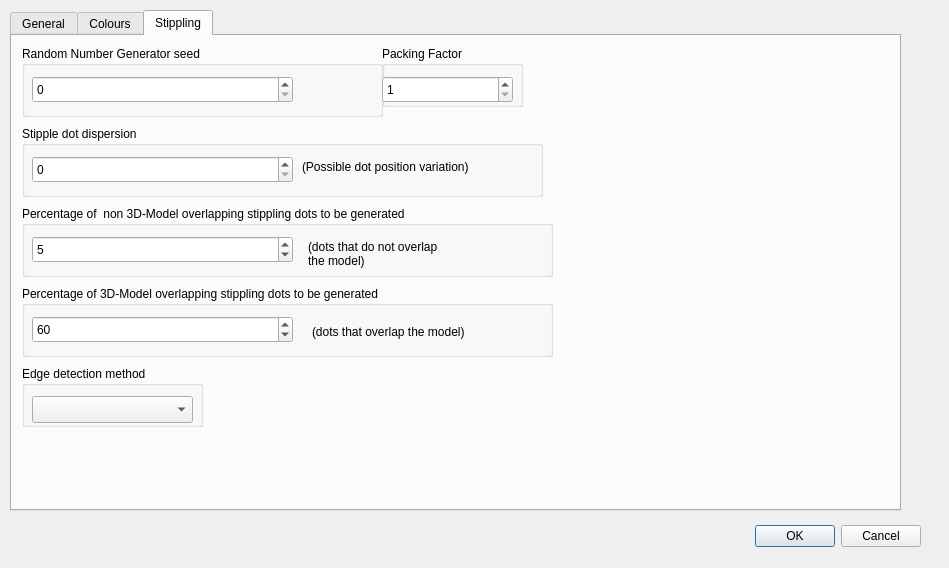
<?xml version="1.0" encoding="UTF-8"?>
<ui version="4.0">
 <class>ConfigurationDialog</class>
 <widget class="QDialog" name="ConfigurationDialog">
  <property name="geometry">
   <rect>
    <x>0</x>
    <y>0</y>
    <width>949</width>
    <height>568</height>
   </rect>
  </property>
  <property name="windowTitle">
   <string>General Configuration</string>
  </property>
  <widget class="QDialogButtonBox" name="buttonBox">
   <property name="geometry">
    <rect>
     <x>580</x>
     <y>520</y>
     <width>341</width>
     <height>32</height>
    </rect>
   </property>
   <property name="orientation">
    <enum>Qt::Horizontal</enum>
   </property>
   <property name="standardButtons">
    <set>QDialogButtonBox::Cancel|QDialogButtonBox::Ok</set>
   </property>
  </widget>
  <widget class="QTabWidget" name="tabWidget">
   <property name="geometry">
    <rect>
     <x>10</x>
     <y>10</y>
     <width>891</width>
     <height>501</height>
    </rect>
   </property>
   <property name="currentIndex">
    <number>2</number>
   </property>
   <widget class="QWidget" name="tab_general">
    <attribute name="title">
     <string>General</string>
    </attribute>
    <widget class="QGroupBox" name="groupBox_9">
     <property name="geometry">
      <rect>
       <x>10</x>
       <y>10</y>
       <width>361</width>
       <height>211</height>
      </rect>
     </property>
     <property name="title">
      <string>Visualization rendering</string>
     </property>
     <widget class="QCheckBox" name="useTileRendering">
      <property name="geometry">
       <rect>
        <x>20</x>
        <y>40</y>
        <width>331</width>
        <height>21</height>
       </rect>
      </property>
      <property name="text">
       <string>Render on multiple textures (tile rendering)</string>
      </property>
     </widget>
     <widget class="QGroupBox" name="groupBox_10">
      <property name="geometry">
       <rect>
        <x>20</x>
        <y>80</y>
        <width>261</width>
        <height>121</height>
       </rect>
      </property>
      <property name="title">
       <string>Tile size</string>
      </property>
      <widget class="QSpinBox" name="tileWidth">
       <property name="geometry">
        <rect>
         <x>70</x>
         <y>30</y>
         <width>181</width>
         <height>27</height>
        </rect>
       </property>
       <property name="minimum">
        <number>1</number>
       </property>
       <property name="maximum">
        <number>16000</number>
       </property>
      </widget>
      <widget class="QSpinBox" name="tileHeight">
       <property name="geometry">
        <rect>
         <x>70</x>
         <y>60</y>
         <width>181</width>
         <height>27</height>
        </rect>
       </property>
       <property name="minimum">
        <number>1</number>
       </property>
       <property name="maximum">
        <number>16000</number>
       </property>
      </widget>
      <widget class="QLabel" name="label">
       <property name="geometry">
        <rect>
         <x>10</x>
         <y>30</y>
         <width>67</width>
         <height>31</height>
        </rect>
       </property>
       <property name="text">
        <string>Width:</string>
       </property>
      </widget>
      <widget class="QLabel" name="label_2">
       <property name="geometry">
        <rect>
         <x>10</x>
         <y>56</y>
         <width>67</width>
         <height>31</height>
        </rect>
       </property>
       <property name="text">
        <string>Heigth:</string>
       </property>
      </widget>
     </widget>
    </widget>
   </widget>
   <widget class="QWidget" name="tab_colors">
    <attribute name="title">
     <string>Colours</string>
    </attribute>
    <widget class="QGroupBox" name="groupBox">
     <property name="geometry">
      <rect>
       <x>10</x>
       <y>10</y>
       <width>231</width>
       <height>291</height>
      </rect>
     </property>
     <property name="title">
      <string>Entity</string>
     </property>
     <widget class="QPushButton" name="colorButtonEntityPositionCP">
      <property name="geometry">
       <rect>
        <x>20</x>
        <y>130</y>
        <width>91</width>
        <height>61</height>
       </rect>
      </property>
      <property name="text">
       <string>Position</string>
      </property>
     </widget>
     <widget class="QPushButton" name="colorButtonEntityResizeCP">
      <property name="geometry">
       <rect>
        <x>120</x>
        <y>130</y>
        <width>91</width>
        <height>61</height>
       </rect>
      </property>
      <property name="text">
       <string>Resize</string>
      </property>
     </widget>
     <widget class="QPushButton" name="colorButtonEntityRotateCP">
      <property name="geometry">
       <rect>
        <x>20</x>
        <y>200</y>
        <width>91</width>
        <height>61</height>
       </rect>
      </property>
      <property name="text">
       <string>Rotation</string>
      </property>
     </widget>
     <widget class="QPushButton" name="colorButtonEntityScaleCP">
      <property name="geometry">
       <rect>
        <x>120</x>
        <y>200</y>
        <width>91</width>
        <height>61</height>
       </rect>
      </property>
      <property name="text">
       <string>Scale</string>
      </property>
     </widget>
     <widget class="QPushButton" name="colorButtonEntityWires">
      <property name="geometry">
       <rect>
        <x>70</x>
        <y>50</y>
        <width>91</width>
        <height>61</height>
       </rect>
      </property>
      <property name="text">
       <string>Wires</string>
      </property>
     </widget>
    </widget>
    <widget class="QGroupBox" name="groupBox_2">
     <property name="geometry">
      <rect>
       <x>250</x>
       <y>10</y>
       <width>131</width>
       <height>281</height>
      </rect>
     </property>
     <property name="title">
      <string>Floor</string>
     </property>
     <widget class="QPushButton" name="colorButtonFloorWires">
      <property name="geometry">
       <rect>
        <x>20</x>
        <y>50</y>
        <width>91</width>
        <height>61</height>
       </rect>
      </property>
      <property name="text">
       <string>Wires</string>
      </property>
     </widget>
    </widget>
   </widget>
   <widget class="QWidget" name="tab_stippling">
    <property name="enabled">
     <bool>true</bool>
    </property>
    <attribute name="title">
     <string>Stippling</string>
    </attribute>
    <widget class="QGroupBox" name="groupBox_3">
     <property name="geometry">
      <rect>
       <x>10</x>
       <y>10</y>
       <width>361</width>
       <height>71</height>
      </rect>
     </property>
     <property name="title">
      <string>Random Number Generator seed</string>
     </property>
     <widget class="QSpinBox" name="rngSeed">
      <property name="geometry">
       <rect>
        <x>10</x>
        <y>30</y>
        <width>261</width>
        <height>27</height>
       </rect>
      </property>
      <property name="maximum">
       <number>999999999</number>
      </property>
     </widget>
    </widget>
    <widget class="QGroupBox" name="groupBox_4">
     <property name="geometry">
      <rect>
       <x>10</x>
       <y>90</y>
       <width>521</width>
       <height>71</height>
      </rect>
     </property>
     <property name="title">
      <string>Stipple dot dispersion</string>
     </property>
     <widget class="QSpinBox" name="stippleDotDispersion">
      <property name="geometry">
       <rect>
        <x>10</x>
        <y>30</y>
        <width>261</width>
        <height>27</height>
       </rect>
      </property>
      <property name="maximum">
       <number>999999999</number>
      </property>
     </widget>
     <widget class="QLabel" name="label_5">
      <property name="geometry">
       <rect>
        <x>280</x>
        <y>20</y>
        <width>231</width>
        <height>41</height>
       </rect>
      </property>
      <property name="text">
       <string>(Possible dot position variation)</string>
      </property>
     </widget>
    </widget>
    <widget class="QGroupBox" name="groupBox_5">
     <property name="geometry">
      <rect>
       <x>10</x>
       <y>170</y>
       <width>531</width>
       <height>71</height>
      </rect>
     </property>
     <property name="title">
      <string>Percentage of  non 3D-Model overlapping stippling dots to be generated</string>
     </property>
     <widget class="QSpinBox" name="unmodeledStipplingChance">
      <property name="geometry">
       <rect>
        <x>10</x>
        <y>30</y>
        <width>261</width>
        <height>27</height>
       </rect>
      </property>
      <property name="maximum">
       <number>100</number>
      </property>
      <property name="singleStep">
       <number>1</number>
      </property>
      <property name="value">
       <number>5</number>
      </property>
     </widget>
     <widget class="QLabel" name="label_3">
      <property name="geometry">
       <rect>
        <x>286</x>
        <y>27</y>
        <width>221</width>
        <height>41</height>
       </rect>
      </property>
      <property name="text">
       <string>(dots that do not overlap 
the model)</string>
      </property>
     </widget>
    </widget>
    <widget class="QGroupBox" name="groupBox_6">
     <property name="geometry">
      <rect>
       <x>10</x>
       <y>250</y>
       <width>531</width>
       <height>71</height>
      </rect>
     </property>
     <property name="title">
      <string>Percentage of 3D-Model overlapping stippling dots to be generated</string>
     </property>
     <widget class="QSpinBox" name="modeledStipplingChance">
      <property name="geometry">
       <rect>
        <x>10</x>
        <y>30</y>
        <width>261</width>
        <height>27</height>
       </rect>
      </property>
      <property name="maximum">
       <number>100</number>
      </property>
      <property name="value">
       <number>60</number>
      </property>
     </widget>
     <widget class="QLabel" name="label_4">
      <property name="geometry">
       <rect>
        <x>290</x>
        <y>30</y>
        <width>221</width>
        <height>31</height>
       </rect>
      </property>
      <property name="text">
       <string>(dots that overlap the model)</string>
      </property>
     </widget>
    </widget>
    <widget class="QGroupBox" name="groupBox_7">
     <property name="geometry">
      <rect>
       <x>10</x>
       <y>330</y>
       <width>181</width>
       <height>61</height>
      </rect>
     </property>
     <property name="title">
      <string>Edge detection method</string>
     </property>
     <widget class="QComboBox" name="edgeDetectionMethod">
      <property name="geometry">
       <rect>
        <x>10</x>
        <y>30</y>
        <width>161</width>
        <height>27</height>
       </rect>
      </property>
     </widget>
    </widget>
    <widget class="QGroupBox" name="groupBox_8">
     <property name="geometry">
      <rect>
       <x>370</x>
       <y>10</y>
       <width>141</width>
       <height>61</height>
      </rect>
     </property>
     <property name="title">
      <string>Packing Factor</string>
     </property>
     <widget class="QSpinBox" name="packingFactor">
      <property name="geometry">
       <rect>
        <x>0</x>
        <y>30</y>
        <width>131</width>
        <height>27</height>
       </rect>
      </property>
      <property name="minimum">
       <number>1</number>
      </property>
      <property name="maximum">
       <number>9</number>
      </property>
     </widget>
    </widget>
   </widget>
  </widget>
 </widget>
 <resources/>
 <connections>
  <connection>
   <sender>buttonBox</sender>
   <signal>accepted()</signal>
   <receiver>ConfigurationDialog</receiver>
   <slot>accept()</slot>
   <hints>
    <hint type="sourcelabel">
     <x>248</x>
     <y>254</y>
    </hint>
    <hint type="destinationlabel">
     <x>157</x>
     <y>274</y>
    </hint>
   </hints>
  </connection>
  <connection>
   <sender>buttonBox</sender>
   <signal>rejected()</signal>
   <receiver>ConfigurationDialog</receiver>
   <slot>reject()</slot>
   <hints>
    <hint type="sourcelabel">
     <x>316</x>
     <y>260</y>
    </hint>
    <hint type="destinationlabel">
     <x>286</x>
     <y>274</y>
    </hint>
   </hints>
  </connection>
 </connections>
</ui>
